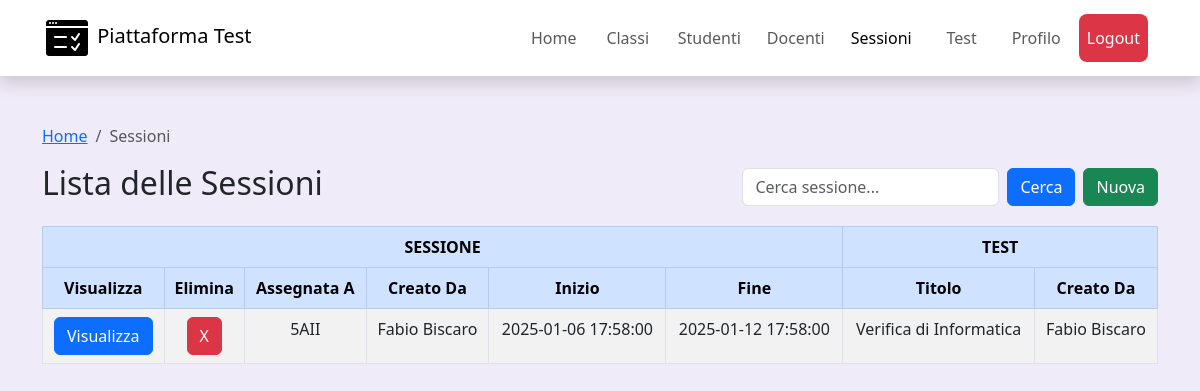
Page /frontend/views/sessioni.php (signed in) on the committed database.
### tables this page shows
CREATE TABLE `sessione` (
  `id` int(11) NOT NULL,
  `test_id` int(11) NOT NULL,
  `classe_id` int(11) NOT NULL,
  `cf_docente` varchar(16) NOT NULL,
  `data_inizio` datetime NOT NULL,
  `data_fine` datetime NOT NULL,
  `svolgibile` tinyint(1) NOT NULL DEFAULT 0,
  `visibilita_tentativi` tinyint(1) NOT NULL DEFAULT 1,
  `max_tentativi_ammessi` int(11) NOT NULL DEFAULT 1
);

CREATE TABLE `classe` (
  `id` int(11) NOT NULL,
  `nome` varchar(25) NOT NULL,
  `anno_scolastico` varchar(9) NOT NULL
);

CREATE TABLE `utente` (
  `codice_fiscale` varchar(16) NOT NULL,
  `nome` varchar(50) NOT NULL,
  `cognome` varchar(50) NOT NULL,
  `login` varchar(50) NOT NULL,
  `password` varchar(100) NOT NULL,
  `ruolo` enum('STUDENTE','DOCENTE','ADMIN','') NOT NULL DEFAULT 'STUDENTE'
);

CREATE TABLE `test` (
  `id` int(11) NOT NULL,
  `titolo` varchar(100) NOT NULL,
  `cf_docente` varchar(16) NOT NULL
);

### frontend/views/sessioni.php (the view, shortened to what this page needs)
<?php
require("./../../backend/Include/db_connect.php");
$filter = isset($_GET['filter']) ? trim($_GET['filter']) : '';
$SQL_query = "SELECT
                s.id AS sessione_id,
                d_s.nome AS sessione_docente_nome,
                d_s.cognome AS sessione_docente_cognome,
                s.data_inizio AS sessione_inizio,
                s.data_fine AS sessione_fine,
                t.titolo AS test_titolo,
                d_t.nome AS test_docente_nome,
                d_t.cognome AS test_docente_cognome,
                c.nome AS classe_nome
            FROM
                sessione AS s
            JOIN
                test AS t
            ON
                t.id=s.test_id
            JOIN
                utente AS d_s
            ON
                d_s.codice_fiscale=s.cf_docente
            JOIN
                utente AS d_t
            ON
                d_t.codice_fiscale=t.cf_docente
            JOIN
                classe AS c
            ON
                c.id=s.classe_id";
$stmt = $conn->prepare($SQL_query);
$stmt->execute();
$result = $stmt->get_result();
?>
<!DOCTYPE html>
<html lang="en">
<head>
    <link href="https://cdn.jsdelivr.net/npm/bootstrap@5.3.0/dist/css/bootstrap.min.css" rel="stylesheet">
</head>
<body style="background-color: rgb(240, 235, 248);">
    <?php include("components/navbar.php") ?>
    <div class="container mt-5">
        <?php if (isset($_POST['visualizza'])): ?>
            <?php
            $SQL_query_test = "SELECT
                                        t.titolo AS test_title,
                                        s.svolgibile,
                                        s.visibilita_tentativi,
                                        s.max_tentativi_ammessi
                                    FROM
                                        sessione AS s
                                    JOIN
                                        test AS t
                                    ON
                                        t.id=s.test_id
                                    WHERE
                                        s.id=?";
            $stmt_test = $conn->prepare($SQL_query_test);
            $stmt_test->bind_param("i", $_POST['visualizza']);
            $stmt_test->execute();
            $result_test = $stmt_test->get_result();
            $row_test = $result_test->fetch_assoc();
            $test_title = $row_test['test_title'];
            ?>
            <div>
                <nav aria-label="breadcrumb">
                    <ol class="breadcrumb">
                        <li class="breadcrumb-item"><a href="index.php">Home</a></li>
                        <li class="breadcrumb-item"><a href="sessioni.php">Sessioni</a></li>
                        <li class="breadcrumb-item"><a href="sessioni.php"><?= $test_title ?></a></li>
                        <li class="breadcrumb-item active">Visualizza</li>
                    </ol>
                </nav>
            </div>
            <h2 class="text-center">Impostazioni della Sessione</h2>
            <form id="session-config-form" class="mt-5" onsubmit="return false;">
                <div class="mb-3">
                    <div class="d-flex align-items-center justify-content-between mb-3">
                        <span>Visibilità dei tentativi inviati da parte degli studenti</span>
                        <button type="button" id="toggle-visibilita"
                            class="btn <?= $row_test['visibilita_tentativi'] ? 'btn-primary' : 'btn-outline-primary' ?>"
                            onclick="toggleSetting('visibilita_tentativi', this)"
                            data-status="<?= $row_test['visibilita_tentativi'] ? '1' : '0' ?>">
                            <?= $row_test['visibilita_tentativi'] ? 'Nascondi tentativi' : 'Mostra tentativi' ?>
                        </button>
                    </div>
                    <div class="d-flex align-items-center justify-content-between mb-3">
                        <span>Possibilità di svolgere il test <?= htmlspecialchars($test_title) ?></span>
                        <button type="button" id="toggle-possibilita"
                            class="btn <?= $row_test['svolgibile'] ? 'btn-primary' : 'btn-outline-primary' ?>"
                            onclick="toggleSetting('possibilita_test', this)"
                            data-status="<?= $row_test['svolgibile'] ? '1' : '0' ?>">
                            <?= $row_test['svolgibile'] ? 'Disabilita Test' : 'Abilita Test' ?>
                        </button>
                    </div>
                    <div class="mb-3">
                        <label for="numero-tentativi" class="form-label">Numero massimo di tentativi ammessi:</label>
                        <select class="form-select" id="numero-tentativi" name="numero_tentativi" onchange="submitConfig()">
                            <option value="0" <?= $row_test['max_tentativi_ammessi'] == 0 ? 'selected' : '' ?>>Non definito
                                (tentativi infiniti)</option>
                            <?php for ($i = 1; $i <= 20; $i++): ?>
                                <option value="<?= $i ?>" <?= $row_test['max_tentativi_ammessi'] == $i ? 'selected' : '' ?>>
                                    <?= $i ?>
                                </option>
                            <?php endfor; ?>
                        </select>
                    </div>
                   <br><br>
            </form>
            <h2 class="text-center">Tentativi degli studenti</h2>
            <?php
                 $SQL_query_attempts = "SELECT
                                            t.*, stu.nome AS s_nome, stu.cognome AS s_cognome,
                                            (
                                                SELECT
                                                    SUM(d.punti)
                                                FROM
                                                    test AS td
                                                JOIN
                                                    domanda AS d
                                                ON
                                                    td.id=d.test_id
                                                WHERE
                                                    td.id=test.id
                                            ) AS punteggio_totale,
                                            (
                                                SELECT
                                                    SUM(ris.punteggio)
                                                FROM
                                                    tentativo as tent
                                                JOIN
                                                    risposta AS ris
                                                ON
                                                    tent.id=ris.tentativo_id
                                                WHERE
                                                    tent.id=t.id
                                            ) AS punteggio_finale
                                        FROM
                                            sessione AS s
                                        JOIN
                                            test AS test
                                        ON
                                            s.test_id=test.id
                                        JOIN
                                            tentativo AS t
                                        ON
                                            s.id=t.sessione_id
                                        JOIN
                                            utente AS stu
                                        ON
                                            t.cf_studente=stu.codice_fiscale
                                        WHERE
                                            s.id=?
                                        ORDER BY
                                            stu.nome, stu.cognome, t.data_tentativo
                                        ASC";
                $stmt_attempts = $conn->prepare($SQL_query_attempts);
                $stmt_attempts->bind_param("i", $_POST['visualizza']);
                $stmt_attempts->execute();
                $result_attempts = $stmt_attempts->get_result();
            ?>
                <table class="table table-bordered table-striped">
                    <thead>
                        <tr>
                            <th>Nome e Cognome</th>
                            <th>Inviato il</th>
                            <th>Punteggio Totale</th>
                            <th>Voto Finale</th>
                            <th>Azioni</th>
                        </tr>
                    </thead>
                    <tbody>
                        <?php $_SESSION['recently_visualized_session'] = $_POST['visualizza']?>
                        <?php foreach ($result_attempts as $key => $row):
                            if ($row['punteggio_finale']<0) {
                                $row['punteggio_finale']=0;
                            }
                            ?>
                            <tr>
                                <td>
                                <div><?= $row['s_nome']." ".$row['s_cognome'] ?></div>
                            </td>
                            <td>
                                <div><?= $row['data_tentativo'] ?></div>
                            </td>
                            <td>
                                <div><?= $row['punteggio_finale'] ?? "..."?> / <?= $row['punteggio_totale'] ?></div>
                            </td>
                            <td>
                                <div><?= (is_null($row['punteggio_finale']) ? "..." : number_format((float)($row['punteggio_finale'] / $row['punteggio_totale'])*10, 2, '.', '')) ?> / 10</div>
                            </td>
                            <td>
                                <form action="visualizza_tentativo.php" method="post">
                                <div>
                                    <input type="hidden" name="attempt_id" value="<?= encryptId($row['id']) ?>">
                                    <button class='btn btn-link show-answers' type='submit'>
                                        Visualizza
                                    </button>
                                </div>
                            </form>
                            </td>
                        </tr>
                    <?php endforeach; ?>
                    </tbody>
                </table>
        </div>
        <div class="toast-container position-fixed bottom-0 end-0 p-3" id="toast-container"></div>
    <?php else: ?>
        <div>
            <nav aria-label="breadcrumb">
                <ol class="breadcrumb">
                    <li class="breadcrumb-item"><a href="index.php">Home</a></li>
                    <li class="breadcrumb-item active">Sessioni</li>
                </ol>
            </nav>
        </div>
        <div class="d-flex justify-content-between align-items-center mb-3">
            <h2>Lista delle Sessioni</h2>
            <form method="GET" class="d-flex justify-content-between">
                <input type="text" name="filter" class="form-control me-2" placeholder="Cerca sessione..."
                    value="<?php echo htmlspecialchars($filter); ?>">
                <button type="submit" class="btn btn-primary me-2">Cerca</button>
                <button type="button" class="btn btn-success" data-bs-toggle="modal" data-bs-target="#nuovaSessione">Nuova</button>
            </form>
        </div>
        <form action="sessioni.php" method="post">
            <table class="table table-bordered table-striped">
                <thead class="table-primary">
                    <tr>
                        <th colspan="6">SESSIONE</th>
                        <th colspan="2">TEST</th>
                    </tr>
                    <tr>
                        <th>Visualizza</th>
                        <th>Elimina</th>
                        <th>Assegnata A</th>
                        <th>Creato Da</th>
                        <th>Inizio</th>
                        <th>Fine</th>
                        <th>Titolo</th>
                        <th>Creato Da</th>
                    </tr>
                </thead>
                <tbody>
                    <?php
                    if ($result && $result->num_rows > 0) {
                        while ($row = $result->fetch_assoc()) {
                            echo "<tr>";
                            echo "<td> <button type=\"submit\" value=\"" . $row['sessione_id'] . "\" name=\"visualizza\" class=\"btn btn-primary\">Visualizza</button></td>";
                            echo "<td> <button type=\"submit\" value=\"" . $row['sessione_id'] . "\" name=\"elimina\" class=\"btn btn-danger\">X</button></td>";
                            echo "<td>" . htmlspecialchars($row['classe_nome']) . "</td>";
                            echo "<td>" . htmlspecialchars(ucfirst(strtolower($row['sessione_docente_nome'])) . " " . ucfirst(strtolower($row['sessione_docente_cognome']))) . "</td>";
                            echo "<td>" . htmlspecialchars($row['sessione_inizio']) . "</td>";
                            echo "<td>" . htmlspecialchars($row['sessione_fine']) . "</td>";
                            echo "<td>" . htmlspecialchars($row['test_titolo']) . "</td>";
                            echo "<td>" . htmlspecialchars(ucfirst(strtolower($row['test_docente_nome'])) . " " . ucfirst(strtolower($row['test_docente_cognome']))) . "</td>";
                            echo "</tr>";
                        }
                    } else {
                        echo "<tr><td colspan='8' class='text-center'>Nessuna sessione trovata</td></tr>";
                    }
                    ?>
                </tbody>
            </table>
        </form>
        </div>
    <?php endif; ?>
            <?php
                $stmt = $conn->prepare("SELECT id, titolo
                                        FROM test WHERE cf_docente = ? ");
                    $stmt->bind_param("s", $_SESSION["user"]["codice_fiscale"]);
                    $stmt->execute();
                    $result = $stmt->get_result();
                    if ($result->num_rows > 0) {
                       while ($row = $result->fetch_assoc()) {
                            printf("<option value='%s'>%s</option>", $row['id'], $row['titolo']);
                        }
                    }else{
                        printf("<option value='null'> -- Nessun test associato -- </option>");
                    }
            ?>
            <?php
                $stmt = $conn->prepare("SELECT id, nome, anno_scolastico
                                        FROM classe");
                    $stmt->execute();
                    $result = $stmt->get_result();
                    if ($result->num_rows > 0) {
                       while ($row = $result->fetch_assoc()) {
                            printf("<option value='%s'>%s - %s</option>", $row['id'], $row['nome'], $row['anno_scolastico']);
                        }
                    }else{
                        printf("<option value='null'> -- Nessuna classe trovata -- </option>");
                    }
            ?>
</body>
</html>

### frontend/views/sessioni.php (style rules this page uses)
tr { text-align: center; }

### frontend/views/components/navbar.php (style rules this page uses)
.active { color: #fff; }

### rows in the picture
sessione: $row['sessione_id'] 19 (drawn), classe.nome "5AII", cf_docente.cognome "Fabio Biscaro", data_inizio "2025-01-06 17:58:00", data_fine "2025-01-12 17:58:00", test.titolo "Verifica di Informatica"
